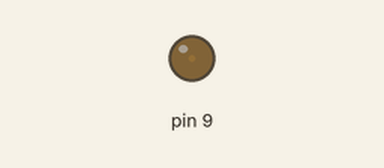
Recording of a sketch running on a simulated Arduino Uno, built with avr-gcc and run on an emulated ATmega328P. Parts: output pins drawn as LEDs (lit = HIGH).

Above: at 0.05 s.
At 2.3 s:
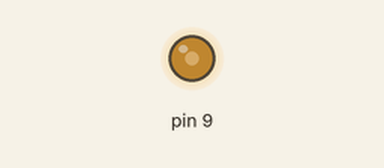
At 4.6 s:
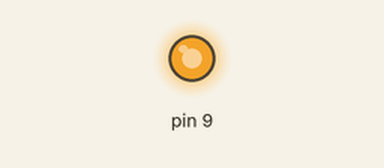
At 9.2 s:
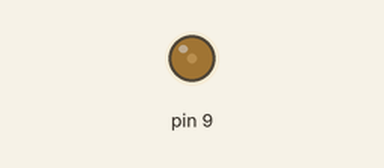
Timing chart, 0 to 13.3 s (numbered marks = the images above):
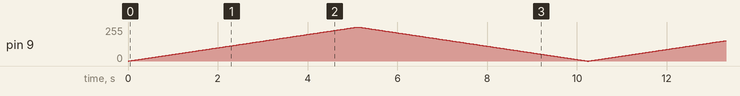

The sketch:

dc_motor1.ino
```cpp
int a = 0, b = 0, c = 0;

void setup()
{
  pinMode(9, OUTPUT);
}

void loop()
{
  for (b = 0; b <= 255; b += 1) {
    analogWrite(9,b);
    delay(20);
  }
  for (b = 255; b >= 0; b -= 1) {
    analogWrite(9, b);
    delay(20);
  }
}
```
